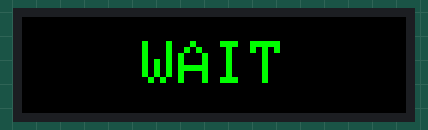
A sketch run on a simulated ESP32. On the bench: 64×16 colour display. What the sketch prints to the serial monitor is not drawn.

Above: at 1.2 s.

The sketch:

esp32_slave8_v3_0.ino
```cpp
/*
  Fouls Team B BOTTOM  v3.0  —  Panel 8  (64 × 16 px)
  ─────────────────────────────────────────────────────────────────────────
  Changes vs v2.0:
    • eventName[32] → eventName[64] to match updated master BoardData struct.
*/

#define PxMATRIX_SPI_FREQUENCY 10000000
#include <PxMatrix.h>
#include <esp_now.h>
#include <WiFi.h>
#include "esp_wifi.h"

#define P_LAT  5
#define P_A   19
#define P_B   23
#define P_C   18
#define P_OE   4

#define FOULS_MAX 5

PxMATRIX display(64, 16, P_LAT, P_OE, P_A, P_B, P_C);

uint8_t  display_draw_time = 30;
uint16_t C_BLACK, C_GREEN, C_RED;

static unsigned long lastScan = 0;
void scanIfNeeded() {
    unsigned long now = micros();
    if ((long)(now - lastScan) >= 2000) { display.display(display_draw_time); lastScan = now; }
}
void waitMs(long ms) {
    long end = (long)millis() + ms;
    while ((long)(millis() - end) < 0) scanIfNeeded();
}

typedef struct __attribute__((packed)) {
    char eventName[64]; char teamA[16]; char teamB[16];
    int  scoreA, scoreB, clockSecs, clockTenths, quarter;
    char possession;
    int  foulsA, foulsB, timeoutsA, timeoutsB, screenMask;
    int  clockRunning, shotSecs, shotTenths, shotRunning, eventScroll;
    char marketingText[32];
} BoardData;

BoardData rxBuf; volatile bool newData = false; bool connected = false;

void onReceive(const uint8_t* mac, const uint8_t* data, int len) {
    if (len == 1 && data[0] == 0xAA) { ESP.restart(); return; }
    if (len == sizeof(BoardData)) { memcpy(&rxBuf, data, sizeof(rxBuf)); newData = true; }
}

void drawBottom(int fouls) {
    display.fillRect(0, 0, 64, 16, C_BLACK);
    display.setTextWrap(false);
    display.setTextSize(2);
    uint16_t col = (fouls >= FOULS_MAX) ? C_RED : C_GREEN;
    display.setTextColor(col);
    char buf[3];
    snprintf(buf, sizeof(buf), "%d", fouls);
    int tw = (int)strlen(buf) * 12;
    int tx = (64 - tw) / 2;
    display.setCursor(tx, 0);
    display.print(buf);
}

void showWait() {
    display.fillRect(0, 0, 64, 16, C_BLACK);
    display.setTextWrap(false);
    display.setTextSize(1);
    display.setTextColor(C_GREEN);
    display.setCursor(20, 4);
    display.print("WAIT");
}

void setup() {
    delay(1000);
    Serial.begin(115200);
    display.begin(8);
    delay(100);
    C_BLACK = display.color565(  0,   0,   0);
    C_GREEN = display.color565(  0, 255,   0);
    C_RED   = display.color565(255,   0,   0);
    display.clearDisplay();
    display.setBrightness(150);
    display.setTextWrap(false);
    display.setRotation(0);
    showWait();
    WiFi.mode(WIFI_STA);
    esp_wifi_set_ps(WIFI_PS_NONE);
    Serial.print("Fouls-B bottom MAC: "); Serial.println(WiFi.macAddress());
    memset(&rxBuf, 0, sizeof(rxBuf));
    if (esp_now_init() != ESP_OK) {
        Serial.println("ESP-NOW FAILED");
    } else {
        esp_now_register_recv_cb(onReceive);
        Serial.println("Fouls-B bottom v3.0 ready");
    }
}

void loop() {
    scanIfNeeded();
    if (!newData) return;
    newData = false;
    if (!connected) { connected = true; Serial.println("Master connected"); }
    drawBottom(rxBuf.foulsB);
}
```
